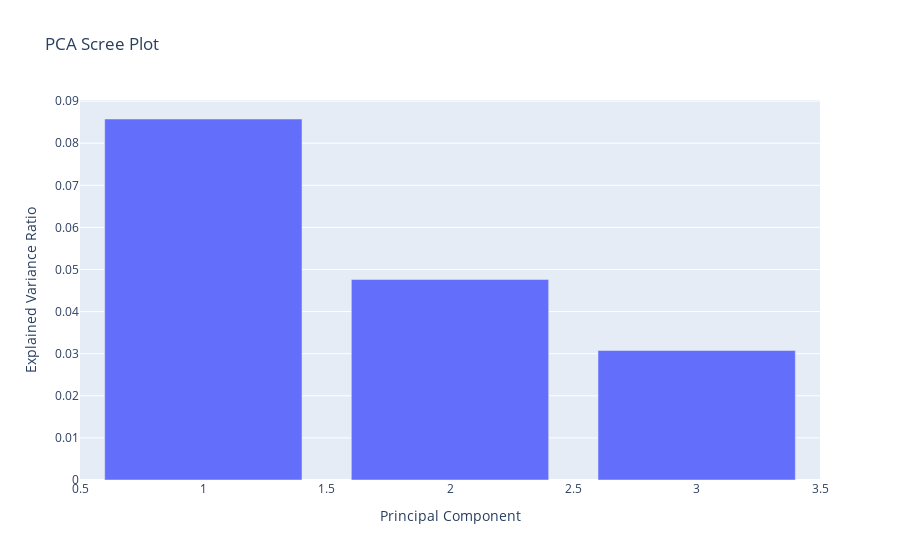

The code cell stored with this chart in its notebook:
### Code cell
viz.pca_scree(pca)

### Figure 1 — Plotly figure (JSON) as saved in the notebook; plotly's stock layout.template omitted (floating-point values rounded to 4 significant figures)
{"data": [{"name": "Explained Variance", "type": "bar", "x": [1, 2, 3], "y": [0.08576, 0.04765, 0.03076]}], "layout": {"title": {"text": "PCA Scree Plot"}, "xaxis": {"title": {"text": "Principal Component"}}, "yaxis": {"title": {"text": "Explained Variance Ratio"}}}}
